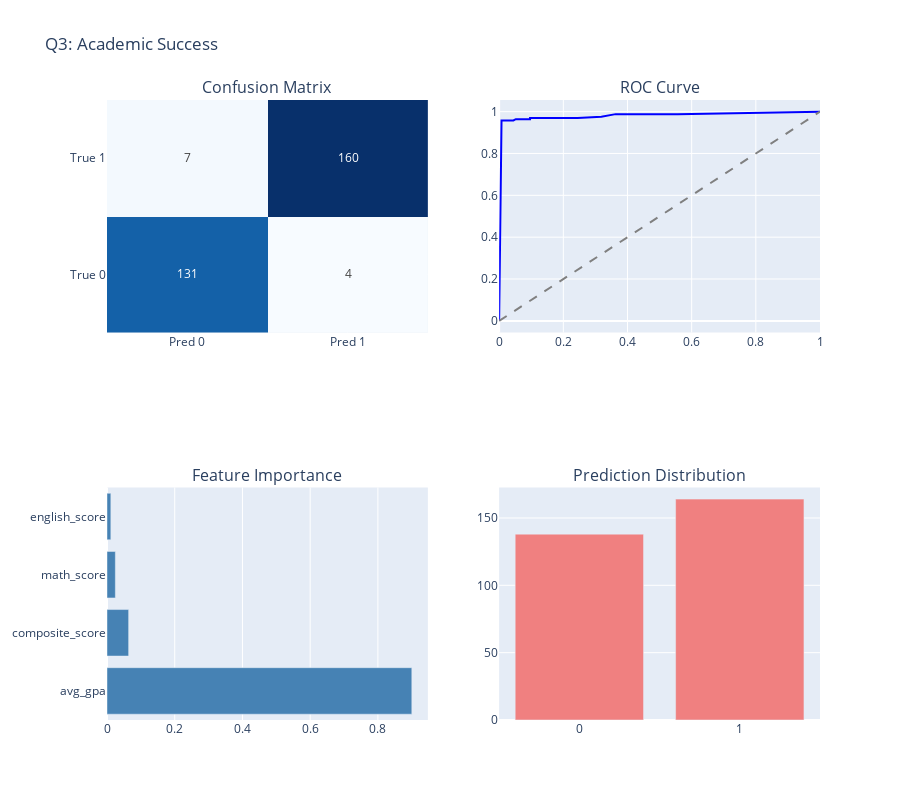

The cell this chart's notebook holds for it:
### Markdown cell above
### Question 3: Academic Success

### Code cell
# Q3: Academic Success
print(f'\n============================================================')
print(f'Q3: Academic Success')
print(f'============================================================')

q3_data = student_summary[student_summary[['math_score', 'avg_gpa', 'final_cgpa']].notna().all(axis=1)].copy()
print(f'Data: {len(q3_data)} students')

if len(q3_data) > 20:
    X = q3_data[['math_score', 'english_score', 'composite_score', 'avg_gpa']]
    y = q3_data['successful']
    
    print(f'Target distribution: {y.value_counts().to_dict()}')
    
    # Check if we have multiple classes
    if len(y.unique()) < 2:
        print('⚠️ Only one class in target - cannot train classifier')
        q3_results = None
    else:
        # Train/test split
        X_train, X_test, y_train, y_test = train_test_split(
            X, y, test_size=0.2, random_state=42, stratify=y
        )
        
        # Scale
        scaler_q3 = StandardScaler()
        X_train_scaled = scaler_q3.fit_transform(X_train)
        X_test_scaled = scaler_q3.transform(X_test)
        
        # Train
        model_q3 = RandomForestClassifier(n_estimators=100, random_state=42, class_weight='balanced')
        model_q3.fit(X_train_scaled, y_train)
        
        # Predict
        y_pred = model_q3.predict(X_test_scaled)
        y_pred_proba = model_q3.predict_proba(X_test_scaled)
        
        # Handle single vs multi-class probability
        if y_pred_proba.shape[1] > 1:
            y_pred_proba_pos = y_pred_proba[:, 1]
        else:
            y_pred_proba_pos = y_pred_proba[:, 0]
        
        acc = accuracy_score(y_test, y_pred)
        print(f'\nAccuracy: {acc:.3f}')
        print(classification_report(y_test, y_pred))
        
        # Feature importance
        feat_imp = pd.DataFrame({'feature': ['math_score', 'english_score', 'composite_score', 'avg_gpa'], 'importance': model_q3.feature_importances_})
        feat_imp = feat_imp.sort_values('importance', ascending=False)
        
        # === VISUALIZATIONS ===
        fig = make_subplots(
            rows=2, cols=2,
            subplot_titles=('Confusion Matrix', 'ROC Curve', 'Feature Importance', 'Prediction Distribution'),
            specs=[[{'type': 'heatmap'}, {'type': 'scatter'}],
                   [{'type': 'bar'}, {'type': 'bar'}]]
        )
        
        # 1. Confusion Matrix
        cm = confusion_matrix(y_test, y_pred)
        fig.add_trace(
            go.Heatmap(z=cm, x=['Pred 0', 'Pred 1'], y=['True 0', 'True 1'],
                       colorscale='Blues', showscale=False, text=cm, texttemplate='%{text}'),
            row=1, col=1
        )
        
        # 2. ROC Curve (only if binary classification)
        if len(model_q3.classes_) == 2:
            fpr, tpr, _ = roc_curve(y_test, y_pred_proba_pos)
            roc_auc = auc(fpr, tpr)
            fig.add_trace(
                go.Scatter(x=fpr, y=tpr, name=f'AUC={roc_auc:.3f}', mode='lines',
                           line=dict(color='blue', width=2)),
                row=1, col=2
            )
            fig.add_trace(
                go.Scatter(x=[0, 1], y=[0, 1], name='Random', mode='lines',
                           line=dict(dash='dash', color='gray')),
                row=1, col=2
            )
        else:
            roc_auc = 0
        
        # 3. Feature Importance
        fig.add_trace(
            go.Bar(x=feat_imp['importance'], y=feat_imp['feature'], orientation='h',
                   marker=dict(color='steelblue')),
            row=2, col=1
        )
        
        # 4. Prediction Distribution
        pred_counts = pd.Series(y_pred).value_counts().sort_index()
        fig.add_trace(
            go.Bar(x=pred_counts.index.astype(str), y=pred_counts.values,
                   marker=dict(color='lightcoral')),
            row=2, col=2
        )
        
        fig.update_layout(height=800, title_text=f'Q3: Academic Success', showlegend=False)
        fig.show()
        
        # Store results
        q3_results = {
            'accuracy': acc,
            'auc': roc_auc,
            'model': model_q3,
            'scaler': scaler_q3,
            'features': ['math_score', 'english_score', 'composite_score', 'avg_gpa']
        }
else:
    print('⚠️ Insufficient data')
    q3_results = None

### Figure 1 — Plotly figure (JSON) as saved in the notebook; plotly's stock layout.template omitted (floating-point values rounded to 4 significant figures)
{"data": [{"colorscale": [[0, "rgb(247,251,255)"], [0.125, "rgb(222,235,247)"], [0.25, "rgb(198,219,239)"], [0.375, "rgb(158,202,225)"], [0.5, "rgb(107,174,214)"], [0.625, "rgb(66,146,198)"], [0.75, "rgb(33,113,181)"], [0.875, "rgb(8,81,156)"], [1, "rgb(8,48,107)"]], "showscale": false, "text": [[131, 4], [7, 160]], "texttemplate": "%{text}", "type": "heatmap", "x": ["Pred 0", "Pred 1"], "xaxis": "x", "y": ["True 0", "True 1"], "yaxis": "y", "z": [[131, 4], [7, 160]]}, {"line": {"color": "blue", "width": 2}, "mode": "lines", "name": "AUC=0.980", "type": "scatter", "x": [0.0, 0.007407, 0.007407, 0.007407, 0.007407, 0.007407, 0.007407, 0.007407, 0.007407, 0.007407, 0.04444, 0.05185, 0.06667, 0.0963, 0.0963, 0.1481, 0.1704, 0.1778, 0.2148, 0.2444, 0.3185, 0.363, 0.4519, 0.5556, 1.0], "xaxis": "x2", "y": [0.0, 0.7665, 0.8443, 0.8563, 0.8743, 0.8862, 0.8982, 0.9102, 0.9281, 0.9581, 0.9581, 0.9641, 0.9641, 0.9641, 0.9701, 0.9701, 0.9701, 0.9701, 0.9701, 0.9701, 0.976, 0.988, 0.988, 0.988, 1.0], "yaxis": "y2"}, {"line": {"color": "gray", "dash": "dash"}, "mode": "lines", "name": "Random", "type": "scatter", "x": [0, 1], "xaxis": "x2", "y": [0, 1], "yaxis": "y2"}, {"marker": {"color": "steelblue"}, "orientation": "h", "type": "bar", "x": [0.9001, 0.0639, 0.02466, 0.0113], "xaxis": "x3", "y": ["avg_gpa", "composite_score", "math_score", "english_score"], "yaxis": "y3"}, {"marker": {"color": "lightcoral"}, "type": "bar", "x": ["0", "1"], "xaxis": "x4", "y": [138, 164], "yaxis": "y4"}], "layout": {"annotations": [{"font": {"size": 16}, "showarrow": false, "text": "Confusion Matrix", "x": 0.225, "xanchor": "center", "xref": "paper", "y": 1, "yanchor": "bottom", "yref": "paper"}, {"font": {"size": 16}, "showarrow": false, "text": "ROC Curve", "x": 0.775, "xanchor": "center", "xref": "paper", "y": 1, "yanchor": "bottom", "yref": "paper"}, {"font": {"size": 16}, "showarrow": false, "text": "Feature Importance", "x": 0.225, "xanchor": "center", "xref": "paper", "y": 0.375, "yanchor": "bottom", "yref": "paper"}, {"font": {"size": 16}, "showarrow": false, "text": "Prediction Distribution", "x": 0.775, "xanchor": "center", "xref": "paper", "y": 0.375, "yanchor": "bottom", "yref": "paper"}], "height": 800, "showlegend": false, "title": {"text": "Q3: Academic Success"}, "xaxis": {"anchor": "y", "domain": [0, 0.45]}, "xaxis2": {"anchor": "y2", "domain": [0.55, 1]}, "xaxis3": {"anchor": "y3", "domain": [0, 0.45]}, "xaxis4": {"anchor": "y4", "domain": [0.55, 1]}, "yaxis": {"anchor": "x", "domain": [0.625, 1]}, "yaxis2": {"anchor": "x2", "domain": [0.625, 1]}, "yaxis3": {"anchor": "x3", "domain": [0, 0.375]}, "yaxis4": {"anchor": "x4", "domain": [0, 0.375]}}}
